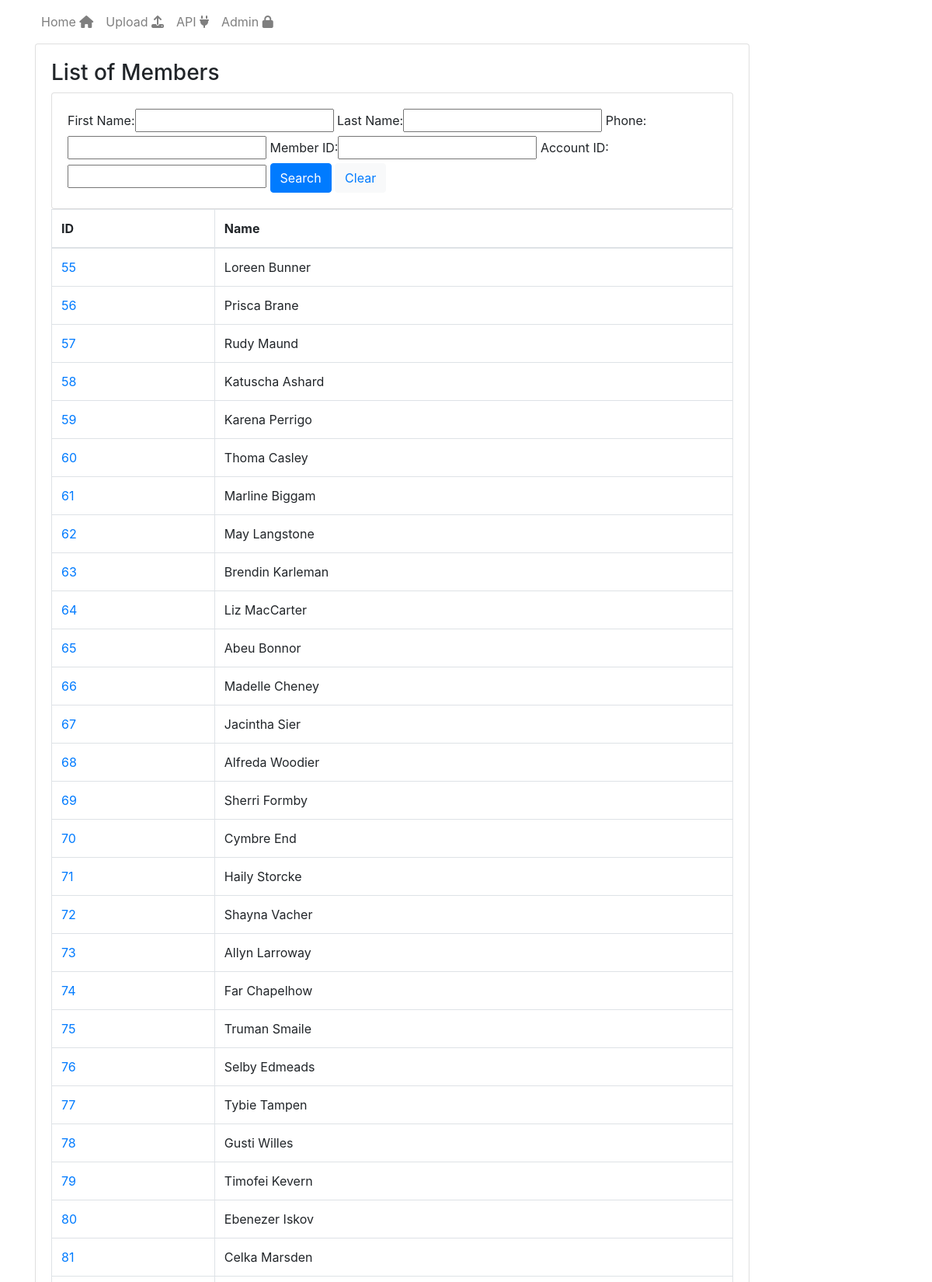
Screenshot of /?page=2 (upper part) with the database file from the repository.
### Members/models.py (models this page shows, shortened)
class Member(models.Model):
    first_name=models.CharField(max_length=100)
    last_name=models.CharField(max_length=100)
    phone_number=models.IntegerField()
    client_member_id=models.IntegerField()

### Members/views.py (the view)
# urls.py: path('', views.Members, name='home-page' ),
def Members(request, context={}):
    if request.method == 'GET' and 'account_id' in request.GET and request.GET['account_id'] != '':
        ac_id = request.GET['account_id']
        members = [account.member for account in Account.objects.filter(account_id=ac_id)]
        paginator = Paginator(members, 50)
        context['myFilter'] = MemberFilter(request.GET)
    else:
        members = Member.objects.all()
        myFilter = MemberFilter(request.GET, queryset=members)
        members = myFilter.qs
        paginator = Paginator(members, 50)
        context['myFilter'] = myFilter
    page = request.GET.get('page', 1)
    try:
        members = paginator.page(page)
    except PageNotAnInteger:
        members = paginator.page(1)
    except EmptyPage:
        members = paginator.page(paginator.num_pages)
    context['members'] =  members
    template = loader.get_template('Members/Members.html')
    return HttpResponse(template.render(context, request))

### Members/templates/Members/Members.html (shortened to what this page needs)
{% extends 'base.html' %}
{% block content %}
  <h3>List of Members</h3>
 <div class="row">
     <div class="col">
         <div class="card card-body">
             <form method="get">
                 {{ myFilter.form }}
                 <button class="btn btn-primary" type="submit">Search</button>
                  <button class="btn btn-light"> <a href="/">Clear</a></button>
             </form>
         </div>
     </div>
 </div>
<table class="table table-bordered">
  <thead>
    <tr>
      <th>ID</th>
      <th>Name</th>
    </tr>
  </thead>
  <tbody>
    {% for x in members %}
      <tr>
         <td><a href="/{{x.id}}">{{ x.id }}</a></td>
        <td>{{ x.first_name }} {{ x.last_name }}</td>
      </tr>
    {% endfor %}
  </tbody>
</table>
{% endblock %}

### Members/static/css/app.css (style rules this page uses)
body { background-color: gray-light; }

### rows the page displays
Member: id "55", first_name "Loreen", last_name "Bunner"
Member: id "56", first_name "Prisca", last_name "Brane"
Member: id "57", first_name "Rudy", last_name "Maund"
Member: id "58", first_name "Katuscha", last_name "Ashard"
Member: id "59", first_name "Karena", last_name "Perrigo"
Member: id "60", first_name "Thoma", last_name "Casley"
Member: id "61", first_name "Marline", last_name "Biggam"
Member: id "62", first_name "May", last_name "Langstone"
Member: id "63", first_name "Brendin", last_name "Karleman"
Member: id "64", first_name "Liz", last_name "MacCarter"
Member: id "65", first_name "Abeu", last_name "Bonnor"
Member: id "66", first_name "Madelle", last_name "Cheney"
Member: id "67", first_name "Jacintha", last_name "Sier"
Member: id "68", first_name "Alfreda", last_name "Woodier"
Member: id "69", first_name "Sherri", last_name "Formby"
Member: id "70", first_name "Cymbre", last_name "End"
Member: id "71", first_name "Haily", last_name "Storcke"
Member: id "72", first_name "Shayna", last_name "Vacher"
Member: id "73", first_name "Allyn", last_name "Larroway"
Member: id "74", first_name "Far", last_name "Chapelhow"
Member: id "75", first_name "Truman", last_name "Smaile"
Member: id "76", first_name "Selby", last_name "Edmeads"
Member: id "77", first_name "Tybie", last_name "Tampen"
Member: id "78", first_name "Gusti", last_name "Willes"
Member: id "79", first_name "Timofei", last_name "Kevern"
Member: id "80", first_name "Ebenezer", last_name "Iskov"
Member: id "81", first_name "Celka", last_name "Marsden"
